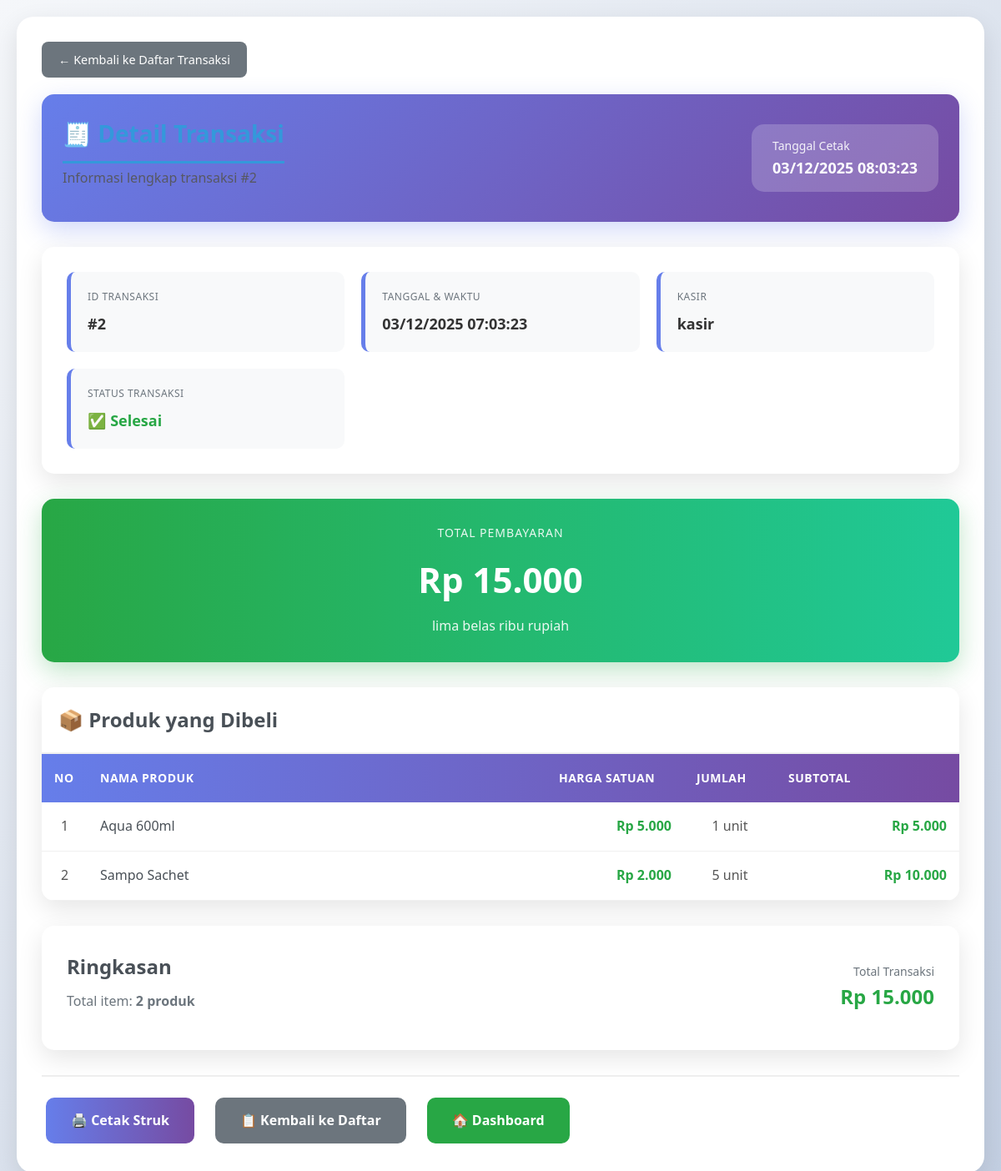
/transaksi/detail.php?id=2 (signed in), run on the app's committed database.
### tables this page shows
CREATE TABLE transaksi (
    id_transaksi INT AUTO_INCREMENT PRIMARY KEY,
    tanggal TIMESTAMP DEFAULT CURRENT_TIMESTAMP,
    id_user INT NOT NULL,
    total_harga INT NOT NULL,
    FOREIGN KEY (id_user) REFERENCES user(id_user) ON DELETE CASCADE,
    INDEX idx_tanggal (tanggal),
    INDEX idx_user (id_user)
);

CREATE TABLE user (
    id_user INT AUTO_INCREMENT PRIMARY KEY,
    username VARCHAR(50) NOT NULL UNIQUE,
    password VARCHAR(255) NOT NULL,
    role ENUM('admin', 'kasir') NOT NULL,
    created_at TIMESTAMP DEFAULT CURRENT_TIMESTAMP
);

CREATE TABLE detail_transaksi (
    id_detail INT AUTO_INCREMENT PRIMARY KEY,
    id_transaksi INT NOT NULL,
    id_produk INT NOT NULL,
    harga_satuan INT NOT NULL,
    jumlah INT NOT NULL,
    subtotal INT NOT NULL,
    created_at TIMESTAMP DEFAULT CURRENT_TIMESTAMP,
    FOREIGN KEY (id_transaksi) REFERENCES transaksi(id_transaksi) 
        ON DELETE CASCADE ON UPDATE CASCADE,
    FOREIGN KEY (id_produk) REFERENCES produk(id_produk)
        ON DELETE CASCADE ON UPDATE CASCADE,
    INDEX idx_transaksi (id_transaksi),
    INDEX idx_produk (id_produk)
);

CREATE TABLE produk (
    id_produk INT AUTO_INCREMENT PRIMARY KEY,
    nama_produk VARCHAR(100) NOT NULL,
    harga INT NOT NULL,
    stok INT NOT NULL DEFAULT 0,
    created_at TIMESTAMP DEFAULT CURRENT_TIMESTAMP,
    updated_at TIMESTAMP DEFAULT CURRENT_TIMESTAMP ON UPDATE CURRENT_TIMESTAMP
);

### transaksi/detail.php (the view, shortened to what this page needs)
<?php
require_once '../db.php';
$id_transaksi = intval($_GET['id']);
$sql = "SELECT t.*, u.username as nama_kasir
        FROM transaksi t
        LEFT JOIN user u ON t.id_user = u.id_user
        WHERE t.id_transaksi = ?";
$stmt = mysqli_prepare($conn, $sql);
mysqli_stmt_bind_param($stmt, "i", $id_transaksi);
mysqli_stmt_execute($stmt);
$result = mysqli_stmt_get_result($stmt);
$transaksi = mysqli_fetch_assoc($result);
$sql_detail = "SELECT dt.*, p.nama_produk, dt.harga_satuan
               FROM detail_transaksi dt
               JOIN produk p ON dt.id_produk = p.id_produk
               WHERE dt.id_transaksi = ?";
$stmt_detail = mysqli_prepare($conn, $sql_detail);
mysqli_stmt_bind_param($stmt_detail, "i", $id_transaksi);
mysqli_stmt_execute($stmt_detail);
$detail_result = mysqli_stmt_get_result($stmt_detail);
?>
<!DOCTYPE html>
<html lang="id">
<head>
    <link rel="stylesheet" href="../assets/style.css">
</head>
<body>
    <div class="container">
        <div class="back-button">
            <a href="list.php" class="btn-back">
                ← Kembali ke Daftar Transaksi
            </a>
        </div>
        <div class="page-header">
            <div class="header-content">
                <div>
                    <h1 class="page-title">🧾 Detail Transaksi</h1>
                    <p class="page-subtitle">Informasi lengkap transaksi #<?php echo htmlspecialchars($transaksi['id_transaksi']); ?></p>
                </div>
                <div>
                    <div style="background: rgba(255, 255, 255, 0.2); padding: 15px 25px; border-radius: 15px;">
                        <div style="font-size: 14px; opacity: 0.9;">Tanggal Cetak</div>
                        <div style="font-size: 18px; font-weight: 600;"><?php echo date('d/m/Y H:i:s'); ?></div>
                    </div>
                </div>
            </div>
        </div>
        <div class="transaction-info">
            <div class="info-grid">
                <div class="info-card">
                    <div class="info-label">ID Transaksi</div>
                    <div class="info-value">#<?php echo htmlspecialchars($transaksi['id_transaksi']); ?></div>
                </div>
                <div class="info-card">
                    <div class="info-label">Tanggal & Waktu</div>
                    <div class="info-value"><?php echo date('d/m/Y H:i:s', strtotime($transaksi['tanggal'])); ?></div>
                </div>
                <div class="info-card">
                    <div class="info-label">Kasir</div>
                    <div class="info-value"><?php echo htmlspecialchars($transaksi['nama_kasir']); ?></div>
                </div>
                <div class="info-card">
                    <div class="info-label">Status Transaksi</div>
                    <div class="info-value">
                        <span style="color: #28a745; font-weight: 600;">✅ Selesai</span>
                    </div>
                </div>
            </div>
        </div>
        <div class="total-card">
            <div class="total-label">Total Pembayaran</div>
            <div class="total-value">Rp <?php echo number_format($transaksi['total_harga'], 0, ',', '.'); ?></div>
            <div class="total-words">
                <?php
                function terbilang($x) {
                    $angka = ["", "satu", "dua", "tiga", "empat", "lima", "enam", "tujuh", "delapan", "sembilan", "sepuluh", "sebelas"];
                    if ($x < 12)
                        return " " . $angka[$x];
                    elseif ($x < 20)
                        return terbilang($x - 10) . " belas";
                    elseif ($x < 100)
                        return terbilang($x / 10) . " puluh" . terbilang($x % 10);
                    elseif ($x < 200)
                        return " seratus" . terbilang($x - 100);
                    elseif ($x < 1000)
                        return terbilang($x / 100) . " ratus" . terbilang($x % 100);
                    elseif ($x < 2000)
                        return " seribu" . terbilang($x - 1000);
                    elseif ($x < 1000000)
                        return terbilang($x / 1000) . " ribu" . terbilang($x % 1000);
                    elseif ($x < 1000000000)
                        return terbilang($x / 1000000) . " juta" . terbilang($x % 1000000);
                }
                ?>
                <?php echo ucfirst(terbilang($transaksi['total_harga'])); ?> rupiah
            </div>
        </div>
        <div class="table-container">
            <h3 style="padding: 20px; margin: 0; color: #495057; border-bottom: 2px solid #f0f0f0;">
                📦 Produk yang Dibeli
            </h3>
            <?php if (mysqli_num_rows($detail_result) > 0): ?>
                <table id="productsTable">
                    <thead>
                        <tr>
                            <th width="5%">No</th>
                            <th>Nama Produk</th>
                            <th width="15%">Harga Satuan</th>
                            <th width="10%">Jumlah</th>
                            <th width="20%">Subtotal</th>
                        </tr>
                    </thead>
                    <tbody>
                        <?php
                        $no = 1;
                        while ($row = mysqli_fetch_assoc($detail_result)):
                        ?>
                            <tr>
                                <td class="text-center"><?php echo $no++; ?></td>
                                <td class="product-name"><?php echo htmlspecialchars($row['nama_produk']); ?></td>
                                <td class="text-right product-price">
                                    Rp <?php echo number_format($row['harga_satuan'], 0, ',', '.'); ?>
                                </td>
                                <td class="text-center"><?php echo htmlspecialchars($row['jumlah']); ?> unit</td>
                                <td class="text-right product-price">
                                    Rp <?php echo number_format($row['subtotal'], 0, ',', '.'); ?>
                                </td>
                            </tr>
                        <?php endwhile; ?>
                    </tbody>
                </table>
            <?php endif; ?>
        </div>
        <div class="transaction-info">
            <div style="display: flex; justify-content: space-between; align-items: center; flex-wrap: wrap; gap: 20px;">
                <div>
                    <h3 style="color: #495057; margin-bottom: 10px;">Ringkasan</h3>
                    <p style="color: #6c757d;">
                        Total item: <strong><?php echo mysqli_num_rows($detail_result); ?> produk</strong>
                    </p>
                </div>
                <div style="text-align: right;">
                    <div style="font-size: 14px; color: #6c757d;">Total Transaksi</div>
                    <div style="font-size: 24px; font-weight: 700; color: #28a745;">
                        Rp <?php echo number_format($transaksi['total_harga'], 0, ',', '.'); ?>
                    </div>
                </div>
            </div>
        </div>
        <div class="action-buttons">
            <button onclick="printReceipt()" class="btn btn-primary">
                🖨️ Cetak Struk
            </button>
            <a href="list.php" class="btn btn-secondary">
                📋 Kembali ke Daftar
            </a>
            <?php if ($_SESSION['role'] == 'admin'): ?>
                <a href="../dashboard/index.php" class="btn btn-success">
                    🏠 Dashboard
                </a>
            <?php else: ?>
                <a href="tambah.php" class="btn btn-success">
                    🛒 Transaksi Baru
                </a>
            <?php endif; ?>
        </div>
    </div>
</body>
</html>

### assets/style.css (style rules this page uses)
* { margin: 0; padding: 0; box-sizing: border-box; font-family: 'Segoe UI', Tahoma, Geneva, Verdana, sans-serif; }
html { scroll-behavior: smooth; }
body { background: linear-gradient(135deg, #f5f7fa 0%, #c3cfe2 100%); color: #333; line-height: 1.6; min-height: 100vh; padding: 20px; }
.container { max-width: 1200px; margin: 0 auto; padding: 30px; background: white; border-radius: 20px; box-shadow: 0 10px 30px rgba(0, 0, 0, 0.1); margin-top: 30px; margin-bottom: 30px; }
h1, h2, h3, h4, h5, h6 { color: #2c3e50; margin-bottom: 20px; font-weight: 600; }
h1 { font-size: 2.5rem; color: #3498db; border-bottom: 3px solid #3498db; padding-bottom: 10px; margin-bottom: 30px; }
h3 { font-size: 1.5rem; color: #34495e; margin-bottom: 20px; }
p { margin-bottom: 15px; color: #555; }
.text-center { text-align: center; }
.text-right { text-align: right; }
.btn { display: inline-block; padding: 12px 24px; background: #3498db; color: white; border: none; border-radius: 8px; text-decoration: none; cursor: pointer; font-size: 1rem; font-weight: 500; transition: all 0.3s ease; margin: 5px; text-align: center; }
.btn-success { background: #27ae60; }
.btn-secondary { background: #95a5a6; }
.btn-back { background: #7f8c8d; padding: 8px 16px; font-size: 0.9rem; }
.table-container { overflow-x: auto; margin: 20px 0; border-radius: 10px; box-shadow: 0 5px 15px rgba(0, 0, 0, 0.05); }

### data on the page
transaksi: id_transaksi "2", tanggal "03/12/2025 07:03:23", id_user.username "kasir", total_harga "15.000", total_harga "lima belas ribu"
detail_transaksi: id_produk.nama_produk "Aqua 600ml", harga_satuan "5.000", jumlah "1", subtotal "5.000"
detail_transaksi: id_produk.nama_produk "Sampo Sachet", harga_satuan "2.000", jumlah "5", subtotal "10.000"

### other printed values
mysqli_num_rows($detail_result) "2"
